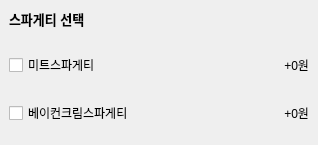
            <widget class="QWidget" name="widget_whole_2" native="true">
             <property name="minimumSize">
              <size>
               <width>318</width>
               <height>0</height>
              </size>
             </property>
             <property name="maximumSize">
              <size>
               <width>318</width>
               <height>16777215</height>
              </size>
             </property>
             <layout class="QVBoxLayout" name="verticalLayout_3">
              <property name="leftMargin">
               <number>0</number>
              </property>
              <property name="topMargin">
               <number>0</number>
              </property>
              <item>
               <widget class="QWidget" name="widget_title_2" native="true">
                <layout class="QVBoxLayout" name="verticalLayout_4">
                 <item>
                  <widget class="QLabel" name="label_2">
                   <property name="font">
                    <font>
                     <pointsize>10</pointsize>
                     <weight>75</weight>
                     <bold>true</bold>
                    </font>
                   </property>
                   <property name="text">
                    <string>스파게티 선택</string>
                   </property>
                  </widget>
                 </item>
                </layout>
               </widget>
              </item>
              <item>
               <widget class="QWidget" name="widget_21" native="true">
                <property name="minimumSize">
                 <size>
                  <width>318</width>
                  <height>0</height>
                 </size>
                </property>
                <property name="maximumSize">
                 <size>
                  <width>318</width>
                  <height>16777215</height>
                 </size>
                </property>
                <layout class="QHBoxLayout" name="horizontalLayout_21">
                 <item>
                  <widget class="QCheckBox" name="checkBox_20">
                   <property name="text">
                    <string>미트스파게티</string>
                   </property>
                  </widget>
                 </item>
                 <item>
                  <widget class="QLabel" name="meatSpaghetti">
                   <property name="text">
                    <string>+0원</string>
                   </property>
                   <property name="alignment">
                    <set>Qt::AlignRight|Qt::AlignTrailing|Qt::AlignVCenter</set>
                   </property>
                  </widget>
                 </item>
                </layout>
               </widget>
              </item>
              <item>
               <widget class="QWidget" name="widget_22" native="true">
                <property name="minimumSize">
                 <size>
                  <width>318</width>
                  <height>0</height>
                 </size>
                </property>
                <property name="maximumSize">
                 <size>
                  <width>318</width>
                  <height>16777215</height>
                 </size>
                </property>
                <layout class="QHBoxLayout" name="horizontalLayout_22">
                 <item>
                  <widget class="QCheckBox" name="checkBox_21">
                   <property name="text">
                    <string>베이컨크림스파게티</string>
                   </property>
                  </widget>
                 </item>
                 <item>
                  <widget class="QLabel" name="baconcrimSpaghetti">
                   <property name="text">
                    <string>+0원</string>
                   </property>
                   <property name="alignment">
                    <set>Qt::AlignRight|Qt::AlignTrailing|Qt::AlignVCenter</set>
                   </property>
                  </widget>
                 </item>
                </layout>
               </widget>
              </item>
             </layout>
            </widget>
